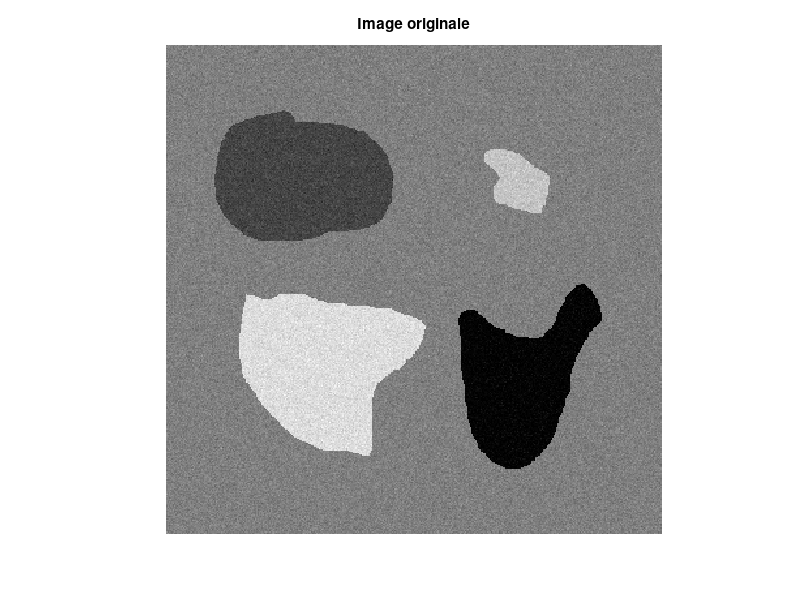
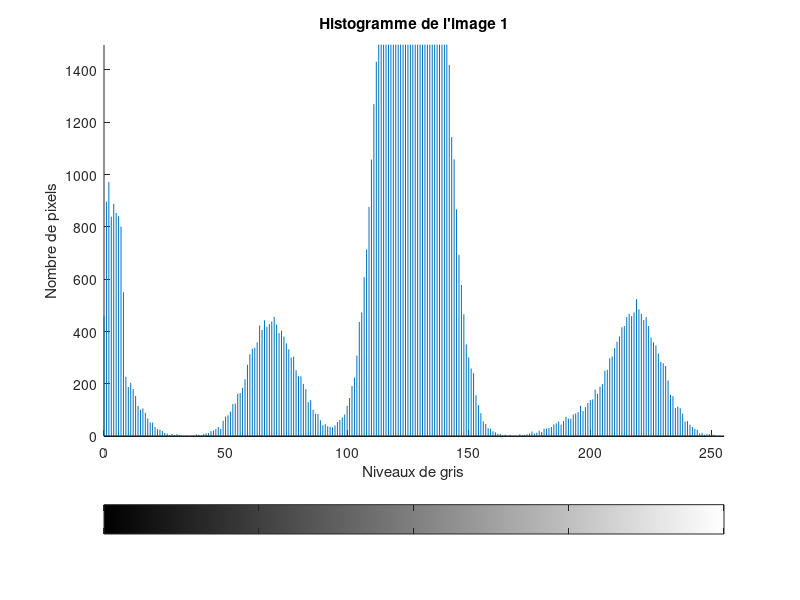
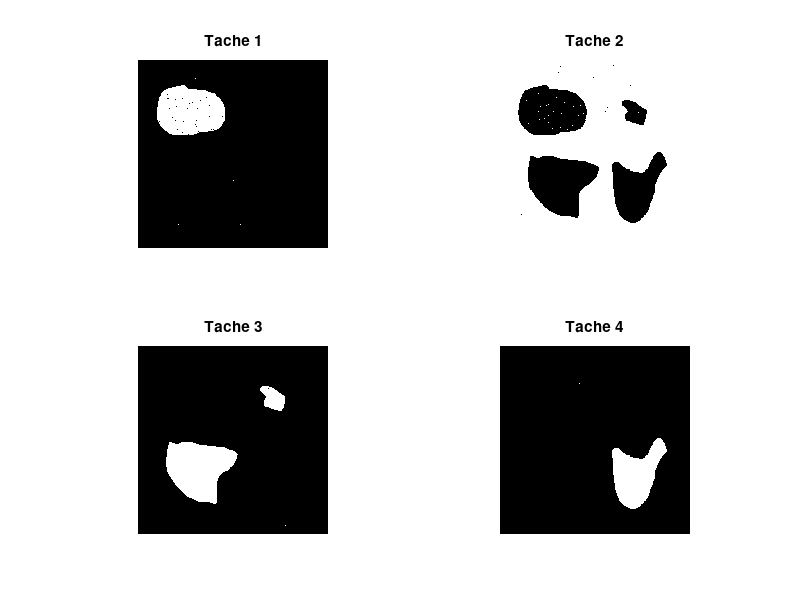

Reproduce these figures in MATLAB, in order.
% 1) Charger l'image en mémoire
load('image1.mat');

% 2) Afficher l'image
figure;
imshow(J); % Affiche l'image chargée
title('Image originale');

% 3) Afficher l'histogramme de l'image dans une autre figure
figure;
imhist(J); % Affiche l'histogramme de l'image
title('Histogramme de l''image 1');
xlabel('Niveaux de gris');
ylabel('Nombre de pixels');

figure;
subplot(2,2,1);
I1=(J>35)&(J<92);
imshow(I1);
title("Tache 1");

subplot(2,2,2);
I2=(J>92)&(J<170);
imshow(I2);
title("Tache 2");

subplot(2,2,3);
I3=(J>170);
imshow(I3);
title("Tache 3");

subplot(2,2,4);
I4=(J<35);
imshow(I4);
title("Tache 4");

